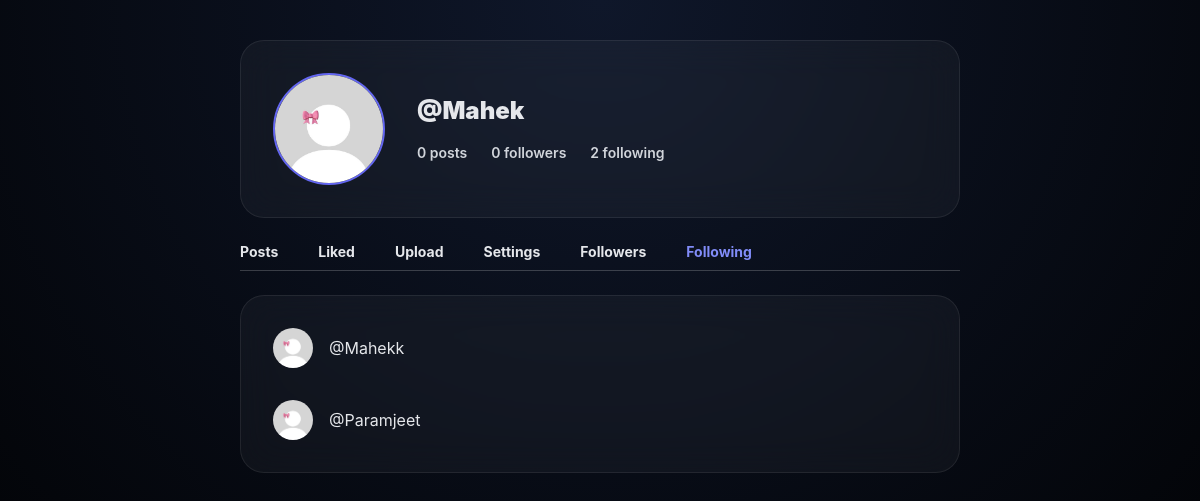
The page /profile/Mahek?tab=following (signed in) on the database its author committed.
### reveria.py (models this page shows, shortened)
class User(db.Model):
    id = db.Column(db.Integer, primary_key=True)
    name = db.Column(db.String(50))
    username = db.Column(db.String(20), unique=True, nullable=False)
    email = db.Column(db.String(50), unique=True, nullable=False)
    password_hash = db.Column(db.String(128))
    profile_pic = db.Column(db.String(100), default='default.jpg')
    is_private = db.Column(db.Boolean, default=False)
    posts = db.relationship('Post', backref='author', lazy=True, cascade="all, delete")
    likes = db.relationship('Like', backref='user', lazy=True)
    followed = db.relationship('User', secondary=followers,
        primaryjoin=(followers.c.follower_id == id),
        secondaryjoin=(followers.c.followed_id == id),
        backref=db.backref('followers', lazy='dynamic'), lazy='dynamic')
    def is_following(self, user): return self.followed.filter(followers.c.followed_id == user.id).count() > 0

### reveria.py (the view, shortened to what this page needs)
@app.route('/profile/<username>')
def profile(username):
    me = User.query.filter_by(username=session.get('username')).first()
    user = User.query.filter_by(username=username).first_or_404()
    tab = request.args.get('tab', 'posts')
    is_owner = me and me.id == user.id
    is_following = me and me.is_following(user)
    followers = user.followers.all()  # who follows this user
    following = user.followed.all()   # who this user follows
    liked_posts = (
        Post.query
        .join(Like)
        .filter(Like.user_id == user.id)
        .all()
    )
    return render_template(
        'profile.html',
        user=user,
        me=me,
        tab=tab,
        is_following=is_following,
        followers=followers,
        following=following,
        liked_posts=liked_posts
    )

### templates/profile.html (shortened to what this page needs)
<!DOCTYPE html>
<html lang="en">
<head>
    <script src="https://cdn.tailwindcss.com"></script>
    <link rel="stylesheet" href="https://cdnjs.cloudflare.com/ajax/libs/font-awesome/6.5.1/css/all.min.css">
</head>
<body class="min-h-screen flex justify-center">
<main class="w-full max-w-3xl px-6 py-10">
    <section class="glass rounded-3xl p-8 mb-6">
        <div class="flex items-center gap-8">
            <img src="/static/uploads/{{ user.profile_pic }}"
                 class="w-28 h-28 rounded-full object-cover border-2 border-indigo-500">
            <div class="flex-1">
                <div class="flex items-center gap-6">
                    <h1 class="text-2xl font-black">@{{ user.username }}</h1>
                </div>
                <div class="flex gap-6 mt-4 text-sm font-semibold text-gray-300">
                    <span>{{ user.posts|length }} posts</span>
                    <span>{{ user.followers.count() }} followers</span>
                    <span>{{ user.followed.count() }} following</span>
                </div>
            </div>
        </div>
    </section>
    <nav class="flex gap-10 mb-6 font-bold text-sm border-b border-white/20 pb-2">
        <a href="?tab=posts" class="{{ 'tab-active' if tab == 'posts' else '' }}">Posts</a>
        {% if me.username == user.username %}
            <a href="?tab=liked" class="{{ 'tab-active' if tab == 'liked' else '' }}">Liked</a>
            <a href="?tab=upload" class="{{ 'tab-active' if tab == 'upload' else '' }}">Upload</a>
            <a href="?tab=settings" class="{{ 'tab-active' if tab == 'settings' else '' }}">Settings</a>
    <a href="?tab=followers" class="{{ 'text-indigo-400' if tab=='followers' }}">Followers</a>
    <a href="?tab=following" class="{{ 'text-indigo-400' if tab=='following' }}">Following</a>
        {% endif %}
    </nav>
{% if tab == 'following' %}
<section class="glass rounded-3xl p-6 grid gap-4">
    {% for f in following %}
    <a href="{{ url_for('profile', username=f.username) }}" class="flex items-center gap-4 hover:bg-white/5 p-2 rounded-xl">
        <img src="/static/uploads/{{ f.profile_pic }}" class="w-10 h-10 rounded-full object-cover">
        <span>@{{ f.username }}</span>
    </a>
    {% else %}
    <p class="text-gray-400 text-sm text-center">Not following anyone</p>
    {% endfor %}
</section>
{% endif %}
</main>
</body>
</html>

### templates/profile.html (style rules this page uses)
body { background: radial-gradient(circle at top, #0f172a, #000); color: #e5e7eb; font-family: 'Inter', sans-serif; }
.glass { background: rgba(255,255,255,0.04); backdrop-filter: blur(18px); border: 1px solid rgba(255,255,255,0.08); }
a { text-decoration: none; }

### rows shown on the page
User: profile_pic (placeholder picture), username "Mahek"
User: profile_pic (placeholder picture), username "Mahekk"
User: profile_pic (placeholder picture), username "Paramjeet"

### other values the page prints
{{ user.posts|length }} "0"
{{ user.followers.count() }} "0"
{{ user.followed.count() }} "2"
